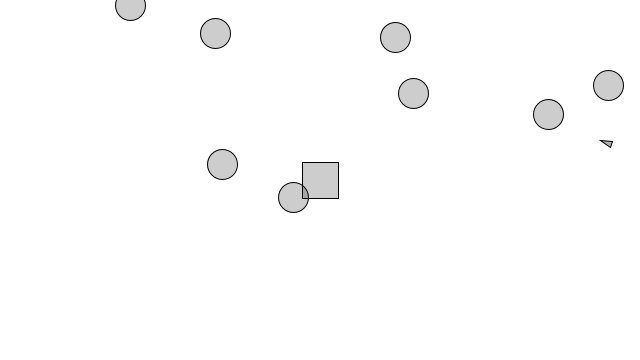
Frame 1 (no input)
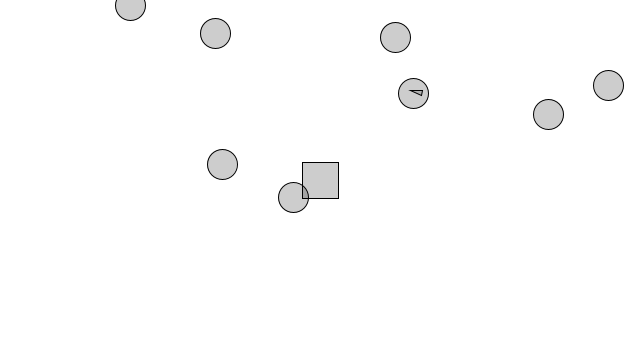
Frame 60 (the mouse pressed at the canvas centre just before this capture)
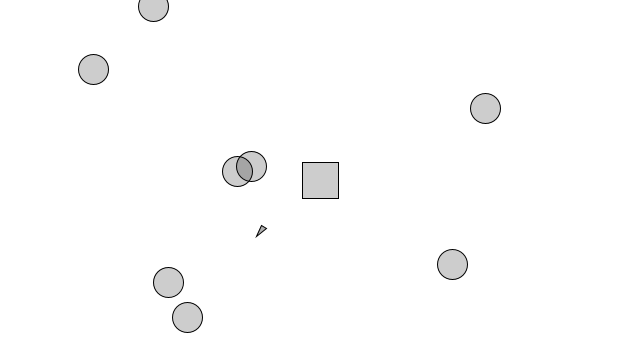
Frame 120 (the mouse held since frame 60 and released just before this capture)

The Processing sketch that drew these frames (run headless with seeded random() and noise(); from frame 60 on, the mouse is pressed at the canvas centre):

// Processing sketch: SeekingNeural
// ── SeekingNeural.pde
// Seek_Arrive
// Daniel Shiffman <http://www.shiffman.net>
// Nature of Code, Spring 2011

Vehicle v;

ArrayList<PVector> targets;

void setup() {
  size(640, 360);
  smooth();
  makeTargets();

  v = new Vehicle(targets.size(), random(width), random(height));
}

void makeTargets() {
  targets = new ArrayList<PVector>();
  for (int i = 0; i < 8; i++) {
    targets.add(new PVector(random(width), random(height)));
  }
}

void draw() {
  background(255);

  rectMode(CENTER);
  stroke(0);
  fill(0, 50);
  rect(width/2, height/2, 36, 36);



  // Call the appropriate steering behaviors for our agents
  for (PVector target : targets) {
    fill(0, 50);
    stroke(0);
    ellipse(target.x, target.y, 30, 30);
  }
  v.steer(targets);
  v.update();
  v.display();
}

void mousePressed() {
  makeTargets();
}


// ── Perceptron.pde
// Daniel Shiffman
// The Nature of Code
// http://www.shiffman.net/teaching/nature
// Simple Perceptron Example
// See: http://en.wikipedia.org/wiki/Perceptron

// Perceptron Class

class Perceptron {
  float[] weights;  // Array of weights for inputs
  float c;          // learning constant

  // Perceptron is created with n weights and learning constant
  Perceptron(int n, float c_) {
    weights = new float[n];
    c = c_;
    // Start with random weights
    for (int i = 0; i < weights.length; i++) {
      weights[i] = random(0, 1);
    }
  }

  // Function to train the Perceptron
  // Weights are adjusted based on vehicle's happiness
  void train(PVector[] forces, PVector error) {
    for (int i = 0; i < weights.length; i++) {
      weights[i] += c*error.x*forces[i].x;         
      weights[i] += c*error.y*forces[i].y;
      weights[i] = constrain(weights[i], 0, 1);
    }
  }

  // Give me a steering result
  PVector feedforward(PVector[] forces) {
    // Sum all values
    PVector sum = new PVector();
    for (int i = 0; i < weights.length; i++) {
      forces[i].mult(weights[i]);
      sum.add(forces[i]);
    }
    return sum;
  }
}


// ── Vehicle.pde
// Seek
// Daniel Shiffman <http://www.shiffman.net>

// The "Vehicle" class

class Vehicle {
  
  Perceptron brain;
  
  PVector location;
  PVector velocity;
  PVector acceleration;
  float r;
  float maxforce;    // Maximum steering force
  float maxspeed;    // Maximum speed

  Vehicle(int n, float x, float y) {
    brain = new Perceptron(n,0.001);
    acceleration = new PVector(0,0);
    velocity = new PVector(0,0);
    location = new PVector(x,y);
    r = 3.0;
    maxspeed = 4;
    maxforce = 0.1;
  }

  // Method to update location
  void update() {
    // Update velocity
    velocity.add(acceleration);
    // Limit speed
    velocity.limit(maxspeed);
    location.add(velocity);
    // Reset accelerationelertion to 0 each cycle
    acceleration.mult(0);
    
    location.x = constrain(location.x,0,width);
    location.y = constrain(location.y,0,height);
  }

  void applyForce(PVector force) {
    // We could add mass here if we want A = F / M
    acceleration.add(force);
  }
  
  void steer(ArrayList<PVector> targets) {
    PVector[] forces = new PVector[targets.size()];
    
    for (int i = 0; i < forces.length; i++) {
      forces[i] = seek(targets.get(i));
    }
    PVector result = brain.feedforward(forces);
    
    applyForce(result);
    
    PVector desired = new PVector(width/2,height/2);
    PVector error = PVector.sub(desired, location);
    brain.train(forces,error);
    
  }
  

  // A method that calculates a steering force towards a target
  // STEER = DESIRED MINUS VELOCITY
  PVector seek(PVector target) {
    PVector desired = PVector.sub(target,location);  // A vector pointing from the location to the target
    
    // Normalize desired and scale to maximum speed
    desired.normalize();
    desired.mult(maxspeed);
    // Steering = Desired minus velocity
    PVector steer = PVector.sub(desired,velocity);
    steer.limit(maxforce);  // Limit to maximum steering force
    
    return steer;
  }
    
  void display() {
    
    // Draw a triangle rotated in the direction of velocity
    float theta = velocity.heading2D() + PI/2;
    fill(175);
    stroke(0);
    pushMatrix();
    translate(location.x,location.y);
    rotate(theta);
    beginShape();
    vertex(0, -r*2);
    vertex(-r, r*2);
    vertex(r, r*2);
    endShape(CLOSE);
    popMatrix();
  }
}
